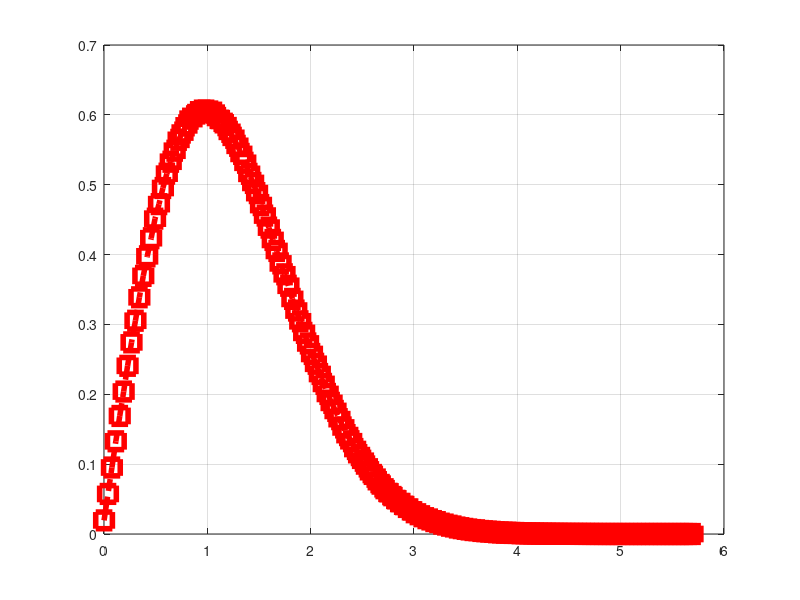

Write the MATLAB code that produced this figure. (Note: this script raises an error after producing the figure.)
clear; clc;
Monte_Carlo = 10000000;

u = randn(Monte_Carlo,1);
v = randn(Monte_Carlo,1);

x_rt = sqrt(u.*u + v.*v);
T_0 = x_rt;

noOfBins1=150;
limit_low1=min(T_0);
limit_high1=max(T_0);
binWidth_w1=(limit_high1-limit_low1)/noOfBins1;
edges_w1=limit_low1:binWidth_w1:limit_high1;
noOfPoints_w1=histc(T_0,edges_w1);
figure
set(0,'DefaultLineLineWidth',4)
hold on; grid on;box on;
plot(edges_w1,noOfPoints_w1/Monte_Carlo/binWidth_w1,'-.rs','markers',12);
figure;
histogram(T_0);

mean_x_rt = mean(x_rt);
var_x_rt = var(x_rt);

T_1 = raylrnd(1,Monte_Carlo,1);
noOfBins2=150;
limit_low2=min(T_1);
limit_high2=max(T_1);
binWidth_w2=(limit_high2-limit_low2)/noOfBins2;
edges_w2=limit_low2:binWidth_w2:limit_high2;
noOfPoints_w2=histc(T_1,edges_w2);
figure
set(0,'DefaultLineLineWidth',4)
hold on; grid on;box on;
plot(edges_w2,noOfPoints_w2/Monte_Carlo/binWidth_w2,'-.rs','markers',12);
figure;
histogram(T_0);